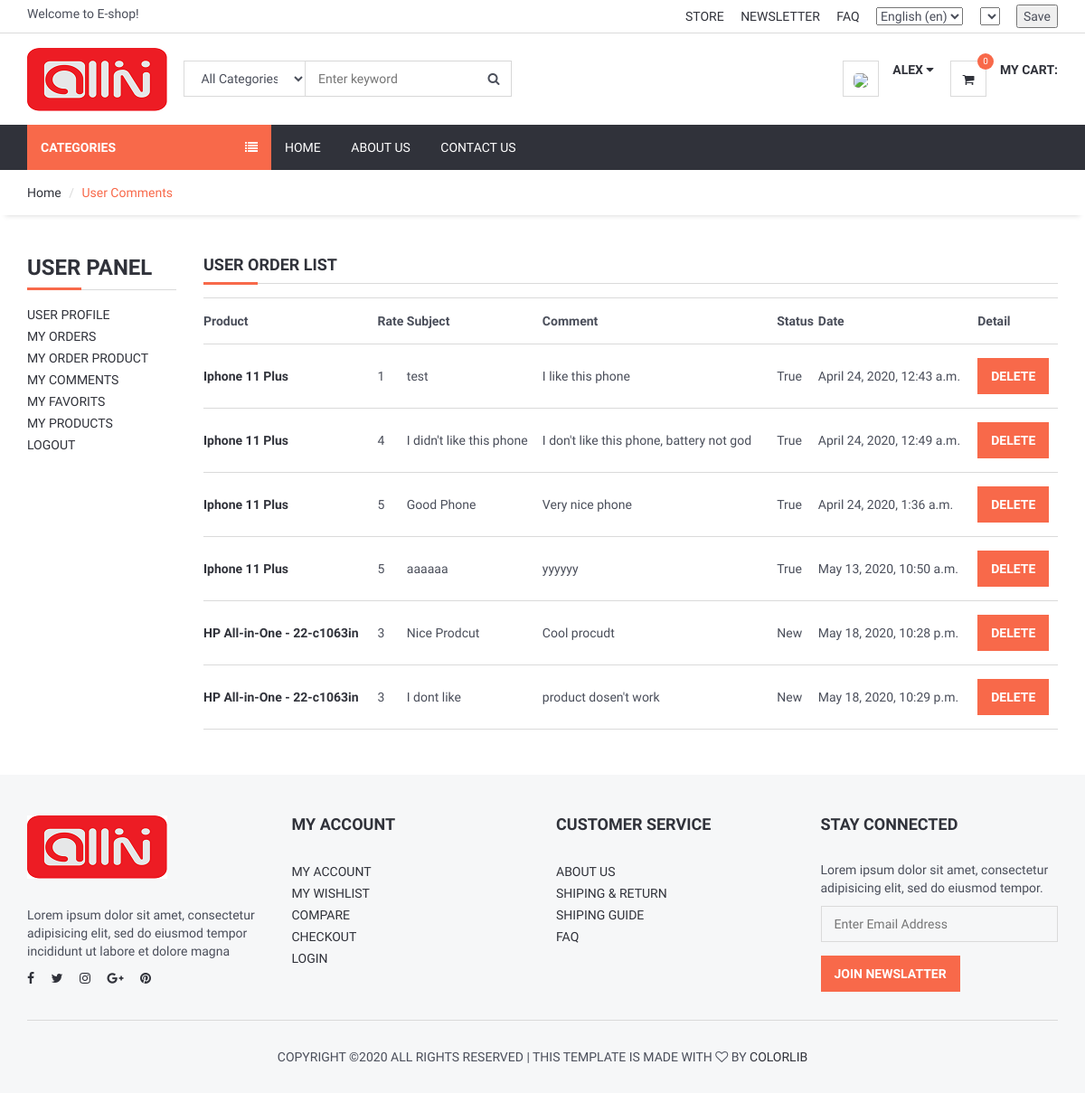
/user/comments/ (signed in), run on the app's committed database.
### product/models.py (models this page shows, shortened)
class Comment(models.Model):
    STATUS = (
        ('New', 'New'),
        ('True', 'True'),
        ('False', 'False'),
    )
    product=models.ForeignKey(Product,on_delete=models.CASCADE)
    user = models.ForeignKey(User, on_delete=models.CASCADE)
    subject = models.CharField(max_length=50, blank=True)
    comment = models.CharField(max_length=250,blank=True)
    rate = models.IntegerField(default=1)
    ip = models.CharField(max_length=20, blank=True)
    status=models.CharField(max_length=10,choices=STATUS, default='New')
    create_at=models.DateTimeField(auto_now_add=True)
    update_at=models.DateTimeField(auto_now=True)

class Product(models.Model):
    STATUS = (
        ('True', 'True'),
        ('False', 'False'),
    )
    VARIANTS = (
        ('None', 'None'),
        ('Size', 'Size'),
        ('Color', 'Color'),
        ('Size-Color', 'Size-Color'),
    )
    category = models.ForeignKey(Category, on_delete=models.CASCADE) #many to one relation with Category
    title = models.CharField(max_length=150)
    keywords = models.CharField(max_length=255)
    description = models.TextField(max_length=255)
    image=models.ImageField(upload_to='images/',null=False)
    price = models.DecimalField(max_digits=12, decimal_places=2,default=0)
    amount=models.IntegerField(default=0)
    minamount=models.IntegerField(default=3)
    variant=models.CharField(max_length=10,choices=VARIANTS, default='None')
    detail=RichTextUploadingField()
    slug = models.SlugField(null=False, unique=True)
    status=models.CharField(max_length=10,choices=STATUS)
    create_at=models.DateTimeField(auto_now_add=True)
    update_at=models.DateTimeField(auto_now=True)

### user/views.py (the view)
# urls.py: path('comments/', views.user_comments, name='user_comments'),
def user_comments(request):
    current_user = request.user
    comments = Comment.objects.filter(user_id=current_user.id)
    context = {
        'comments': comments,
    }
    return render(request, 'user_comments.html', context)

### home/templatetags/myapptags.py (called while the page is built)
@register.simple_tag
def shopcartcount(userid):
    count = ShopCart.objects.filter(user_id=userid).count()
    return count

### user/templates/user_comments.html (shortened to what this page needs)
{% extends 'homebase.html' %}
{% block sidebar %} {% include 'sidebar.html' %} {% endblock %}
{% block body %}
    <div id="breadcrumb">
        <div class="container">
            <ul class="breadcrumb">
                <li><a href="/">Home</a></li>
                <li class="active">User Comments</li>
            </ul>
        </div>
    </div>
    <div class="section">
        <div class="container">
            <div class="row">
                <div class="col-md-2">
                    {% include "user_panel.html" %}
                </div>
                <div class="col-md-10">
                    <div class="section-title">
                        <h4 class="title">User Order List</h4>
                    </div>
                    <table class="shopping-cart-table table">
                        <tr>
                            <th class="text-left">Product </th>
                            <th class="text-left">Rate </th>
                            <th class="text-left">Subject </th>
                            <th class="text-left">Comment </th>
                            <th class="text-left">Status </th>
                            <th class="text-left">Date </th>
                            <th class="text-left">Detail </th>
                        </tr>
                        {% for rs in comments %}
                            <tr>
                                <td class="text-left">
                                    <a href="/product/{{ rs.product_id }}/{{ rs.product.slug }}">
                                        <strong> {{ rs.product.title}}</strong>
                                    </a>
                                </td>
                                <td class="text-left">{{ rs.rate}} </td>
                                <td class="text-left">{{ rs.subject}} </td>
                                <td class="text-left">{{ rs.comment}} </td>
                                <td class="text-left">{{ rs.status}} </td>
                                <td class="text-left">{{ rs.create_at}} </td>
                                <td class="text-left">
                                    <a class="primary-btn" href="/user/deletecomment/{{ rs.id }}" onclick="return confirm('Will be Delete ! Are you sure?')"> Delete </a>
                                </td>
                            </tr>
                        {% endfor %}
                    </table>
                </div>
            </div>
        </div>
    </div>
{% endblock %}

### home/templates/header.html (shortened to what this page needs)
{% load static %}
{% load i18n %}
{% load currency %}
<header>
    <div id="top-header">
        <div class="container">
            <div class="{% if '/ar/' in request.path %} pull-right {% else %} pull-left {% endif %}">
                <span>{% trans "Welcome to E-shop!" %}</span>
            </div>
            <div class="{% if '/ar/' in request.path %} pull-left {% else %} pull-right {% endif %}">
                <ul class="header-top-links">
                    <li><a href="#">{% trans "Store" %}</a></li>
                    <li><a href="#">{% trans "Newsletter" %}</a></li>
                    <li><a href="{% url 'faq' %}">{% trans "FAQ" %}</a></li>
                    <li class="dropdown default-dropdown">
                        <select name="language" onchange="changeURL()" id="id_lang">
                            {% get_current_language as LANGUAGE_CODE %}
                            {% get_available_languages as LANGUAGES %}
                            {% get_language_info_list for LANGUAGES as languages %}
                            {% for language in languages %}
                            <option value="{{ language.code }}" >
                                {{ language.name_local }} ({{ language.code }})
                            </option>
                            {% endfor %}
                        </select>
                    </li>
                    <li class="dropdown default-dropdown">
                        <form id="currency_switcher" method="POST" action="{% url 'selectcurrency' %}">
                            <select name="currency" onchange="submit()" id="id_currency">
                            </select>
                        </form>
                    </li>
                    <li class="dropdown default-dropdown">
                        <form id="currency_switcher" method="POST" action="{% url 'savelangcur' %}">
                            <input type="submit" value="Save" />
                        </form>
                    </li>
                </ul>
            </div>
        </div>
    </div>
    <div id="header">
        <div class="container">
            <div class="{% if '/ar/' in request.path %} pull-right {% else %} pull-left {% endif %}">
                <div class="header-logo">
                    <a class="logo" href="{% url 'home' %}">
                        <img src="{% static '' %}img/logo.png" alt="">
                    </a>
                </div>
                <div class="header-search">
                    {% if '/ar/' in request.path %}
                    <form action="/ar/search/" method="post">
                        {% csrf_token %}
                        <select name="catid" class="input search-categories" style="position: relative; height: 40px;">
                            <option value="0">{% trans "All Categories" %}</option>
                        </select>
                        <!-- <input id="query" name="query" class="input search-input" type="text"
                            placeholder="Enter your keyword"> -->
                        <input id="query" name="query" type="text" placeholder="Enter keyword">
                        <button class="search-btn"><i class="fa fa-search"></i></button>
                    </form>
                    {% else %}
                    <form action="/en/search/" method="post">
                        <select name="catid" class="input search-categories" style="position: relative; height: 40px;">
                            <option value="0">{% trans "All Categories" %}</option>
                        </select>
                        <input id="query" name="query" type="text" placeholder="Enter keyword">
                        <button class="search-btn"><i class="fa fa-search"></i></button>
                    </form>
                    {% endif %}
                </div>
            </div>
            <div class="{% if '/ar/' in request.path %} pull-left {% else %} pull-right {% endif %}">
                <ul class="header-btns">
                    <li class="header-account dropdown default-dropdown">
                        {% if user.id is not None %}
                        <div class="dropdown-toggle" role="button" data-toggle="dropdown" aria-expanded="true">
                            <div class="header-btns-icon">
                                <img src="{{ request.session.userimage }}" style="height: 40px; border-radius: 30%">
                            </div>
                            <strong class="text-uppercase">{{ user.first_name }} <i
                                    class="fa fa-caret-down"></i></strong>
                        </div>
                        {% else %}
                        <a href="{% url 'login' %}" class="text-uppercase">Login</a> / <a href="{% url 'signup' %}"
                            class="text-uppercase">Sign Up</a>
                        {% endif %}
                    </li>
                    <li class="header-cart dropdown default-dropdown">
                        <a href="{% url 'shopcart'%}">
                            <div class="header-btns-icon">
                                <i class="fa fa-shopping-cart"></i>
                                {% load myapptags %}
                                {% shopcartcount user.id as count %}
                                <span class="qty">{{ count }}</span>
                            </div>
                            <strong class="text-uppercase">{% trans "My Cart:" %}</strong>
                            <br>
                        </a>
                    </li>
                </ul>
            </div>
        </div>
    </div>
</header>

### home/static/css/style.css (style rules this page uses)
body { font-family: 'Hind', sans-serif; color: #4A4E5A; overflow-x: hidden; }
h1, h2, h3, h4, h5, h6 { color: #30323A; margin: 0 0 10px; font-weight: 700; }
a { color: #30323A; -webkit-transition: 0.3s color; transition: 0.3s color; }
strong { color: #30323A; }
ul, ol { margin: 0; padding: 0; list-style: none }
.main-btn, .primary-btn { display: inline-block; padding: 10px 15px; text-transform: uppercase; font-weight: 700; border: none; -webkit-transition: 0.3s all; transition: 0.3s all; }
.primary-btn { color: #FFF; background-color: #F8694A; }
.input { width: 100%; height: 40px; padding: 0px 15px; border: none; background-color: transparent; -webkit-box-shadow: 0px 0px 0px 1px #DADADA inset, 0px 0px 0px 5px transparent; box-shadow: 0px 0px 0px 1px #DADADA inset, 0px 0px 0px 5px transparent; -webkit-transition: 0.3s all; transition: 0.3s all; }
.section { padding-top: 30px; padding-bottom: 30px; }
.section-title { position: relative; margin-bottom: 15px; margin-top: 15px; border-bottom: 1px solid #DADADA; }
.section-title .title { display: inline-block; text-transform: uppercase; }
.section-title:after { content: ""; position: absolute; left: 0; bottom: -1.5px; height: 3px; width: 60px; background-color: #F8694A; }
#breadcrumb { -webkit-box-shadow: 0px 6px 6px -6px rgba(0, 0, 0, 0.175); box-shadow: 0px 6px 6px -6px rgba(0, 0, 0, 0.175); }
.breadcrumb { background-color: transparent; border: none; border-radius: 0px; padding: 15px 0px; margin: 0; }
.breadcrumb>.active { color: #F8694A; }
.breadcrumb>li+li:before { color: #DADADA; }
#header { padding-top: 15px; padding-bottom: 15px; }
#top-header { padding-top: 5px; padding-bottom: 5px; border-bottom: 1px solid #DADADA; }
.header-top-links>li { display: inline-block; }
.header-top-links>li+li { margin-left: 15px; }
.header-top-links>li>a { cursor: pointer; text-transform: uppercase; }
.header-logo { display: inline-block; margin-right: 15px; }
.header-logo .logo>img { width: 100%; max-height: 70px; }
.header-search { display: inline-block; padding: 15px 0px; max-width: 400px; }
.header-search>form { position: relative; }
.header-search>form .search-categories { position: absolute; left: 0px; top: 0px; width: 135px; }
.header-search>form .search-btn { position: absolute; top: 0px; right: 0px; width: 40px; height: 40px; background-color: transparent; border: none; }
.header-btns>li { display: inline-block; vertical-align: top; padding: 15px 0px; }
.header-btns>li+li { margin-left: 15px; }
.header-btns>li .header-btns-icon { position: relative; float: left; margin-right: 15px; width: 40px; height: 40px; line-height: 40px; text-align: center; color: #30323A; background-color: #FFF; border: 1px solid #DADADA; }
.header-btns .dropdown-toggle { display: block; cursor: pointer; }
.header-cart .header-btns-icon .qty { position: absolute; right: -9px; top: -9px; width: 18px; height: 18px; line-height: 18px; text-align: center; font-size: 10px; background: #F8694A; color: #FFF; border-radius: 50%; }
.shopping-cart-table>tbody>tr>td, .shopping-cart-table>tbody>tr>th, .shopping-cart-table>tfoot>tr>td, .shopping-cart-table>tfoot>tr>th, .shopping-cart-table>thead>tr>td, .shopping-cart-table>thead>tr>th { padding: 15px 0px; vertical-align: middle; border-top: 1px solid #DADADA; }
.shopping-cart-table>tbody>tr:last-child>td { border-bottom: 1px solid #DADADA; }
#query { height: 40px; border: 1px solid #d7d7d7; border-left: none; margin-left: -10px; padding: 0px 20px; }

### data on the page
Comment: product "Iphone 11 Plus", rate "1", subject "test", comment "I like this phone", status "True", create_at "April 24, 2020, 12:43 a.m."
Comment: product "Iphone 11 Plus", rate "4", subject "I didn't like this phone", comment "I don't like this phone, battery not god", status "True", create_at "April 24, 2020, 12:49 a.m."
Comment: product "Iphone 11 Plus", rate "5", subject "Good Phone", comment "Very nice phone", status "True", create_at "April 24, 2020, 1:36 a.m."
Comment: product "Iphone 11 Plus", rate "5", subject "aaaaaa", comment "yyyyyy", status "True", create_at "May 13, 2020, 10:50 a.m."
Comment: product "HP All-in-One - 22-c1063in", rate "3", subject "Nice Prodcut", comment "Cool procudt", status "New", create_at "May 18, 2020, 10:28 p.m."
Comment: product "HP All-in-One - 22-c1063in", rate "3", subject "I dont like", comment "product dosen't work", status "New", create_at "May 18, 2020, 10:29 p.m."

### other printed values
{{ user.first_name }} "ALEX"
{{ count }} "0"
form field language "English (en)"
